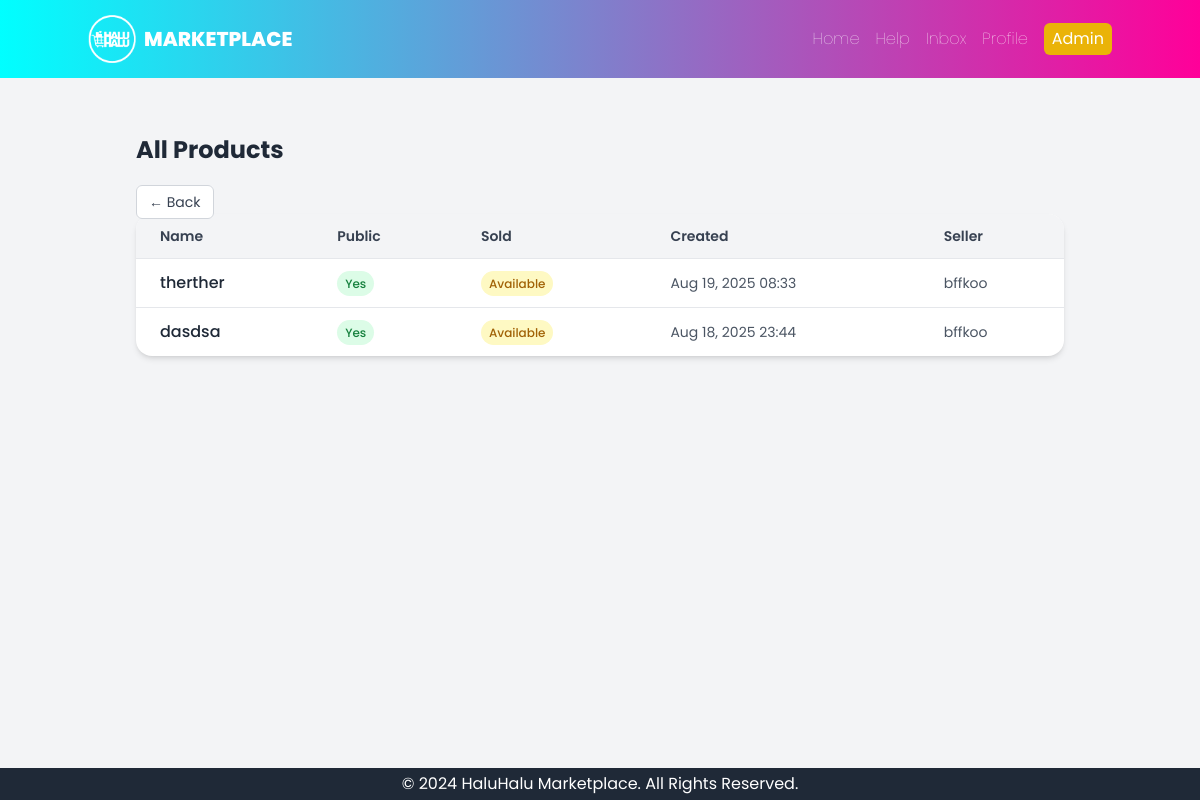
The page /staff/product/ (signed in) on the database as committed earlier.
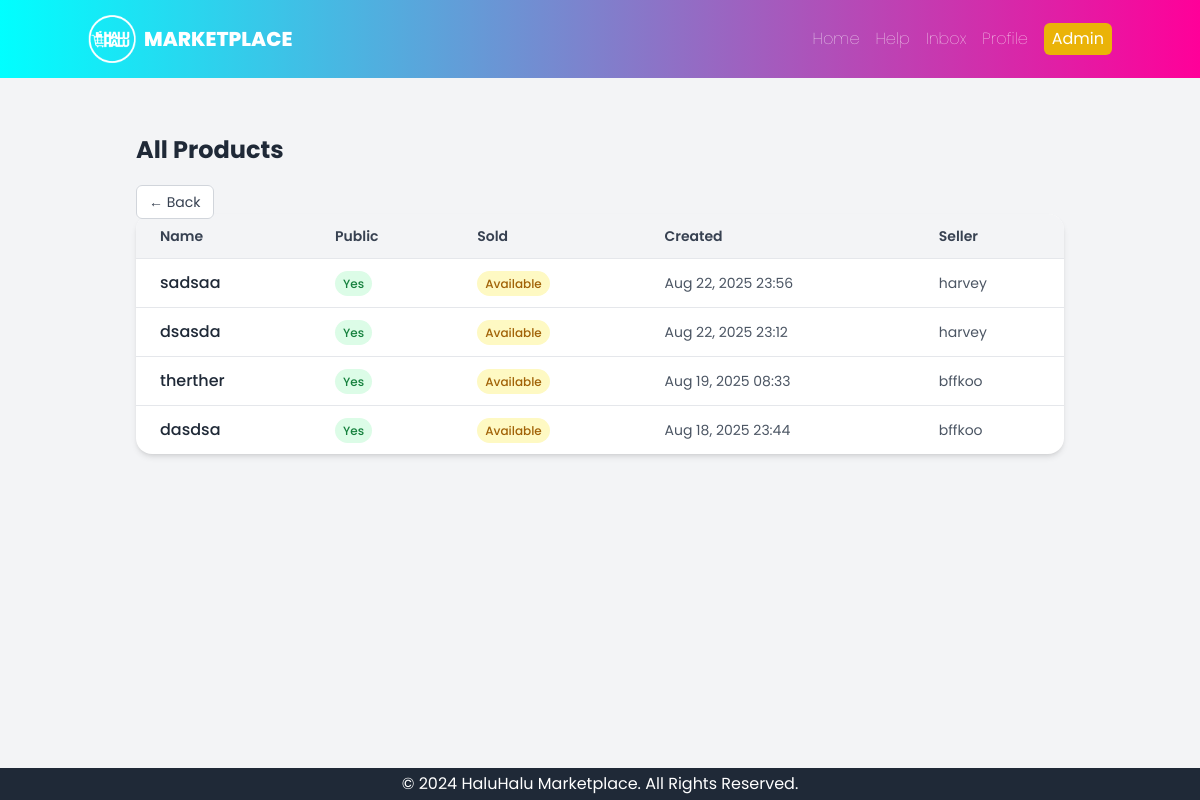
The same page on the database as committed later.
### core/models.py (models this page shows, shortened)
class Product(models.Model):
    title = models.CharField(max_length=255)
    description = models.TextField()
    price = models.DecimalField(max_digits=10, decimal_places=2)
    image = models.ImageField(upload_to='product_images/', blank=True, null=True)
    is_sold = models.BooleanField(default=False)
    seller = models.ForeignKey(settings.AUTH_USER_MODEL, on_delete=models.CASCADE, related_name='products')
    posted_at = models.DateTimeField(auto_now_add=True)
    is_public = models.BooleanField(default=True)
    class Meta:
        ordering = ['-posted_at']

class CustomUser(AbstractUser):
    profile_pic = models.ImageField(upload_to='profile_pics', null=True, blank=True)

### core/views.py (the view)
# urls.py: path("staff/product/", views.product, name="product"),
@staff_member_required
def product(request):
    products = Product.objects.all()
    return render(request, "admin/product.html", {"products": products})

### core/templates/admin/product.html (shortened to what this page needs)
{% extends "base.html" %}
{% block content %}
<div class="p-6">
    <h1 class="text-2xl font-bold text-gray-800 mb-6">All Products</h1>
        <a href="{% url 'staff_dashboard' %}"
       class="text-sm px-3 py-1.5 rounded-md border border-gray-300 text-gray-700 bg-white hover:bg-gray-100 transition">
        ← Back
    </a>
    <div class="bg-white shadow-md rounded-2xl overflow-hidden">
        <table class="w-full text-left border-collapse">
            <thead>
                <tr class="bg-gray-100 text-gray-700">
                    <th class="px-6 py-3 text-sm font-semibold">Name</th>
                    <th class="px-6 py-3 text-sm font-semibold">Public</th>
                    <th class="px-6 py-3 text-sm font-semibold">Sold</th>
                    <th class="px-6 py-3 text-sm font-semibold">Created</th>
                    <th class="px-6 py-3 text-sm font-semibold">Seller</th>
                </tr>
            </thead>
            <tbody>
            {% for product in products %}
            <tr class="border-t hover:bg-gray-50">
                <td class="px-6 py-3 font-medium text-gray-800">{{ product.title }}</td>
                <td class="px-6 py-3">
                    {% if product.is_public %}
                        <span class="px-2 py-1 text-xs font-medium bg-green-100 text-green-700 rounded-full">Yes</span>
                    {% else %}
                        <span class="px-2 py-1 text-xs font-medium bg-red-100 text-red-700 rounded-full">No</span>
                    {% endif %}
                </td>
                <td class="px-6 py-3">
                    {% if product.is_sold %}
                        <span class="px-2 py-1 text-xs font-medium bg-blue-100 text-blue-700 rounded-full">Sold</span>
                    {% else %}
                        <span class="px-2 py-1 text-xs font-medium bg-yellow-100 text-yellow-700 rounded-full">Available</span>
                    {% endif %}
                </td>
                <td class="px-6 py-3 text-sm text-gray-600">
                    {{ product.posted_at|date:"M d, Y H:i" }}
                </td>
                <td class="px-6 py-3 text-sm text-gray-600">
                    {{ product.seller.username }}
                </td>
            </tr>
            {% empty %}
            <tr>
                <td colspan="4" class="px-6 py-4 text-center text-gray-500">
                    No products found.
                </td>
            </tr>
            {% endfor %}
        </tbody>
        </table>
    </div>
</div>
{% endblock %}

Rows that differ between the two databases and show on the page:
added Product: title "sadsaa", is_public "Yes", is_sold "Available", posted_at "Aug 22, 2025 23:56", seller.username "harvey"
added Product: title "dsasda", is_public "Yes", is_sold "Available", posted_at "Aug 22, 2025 23:12", seller.username "harvey"
